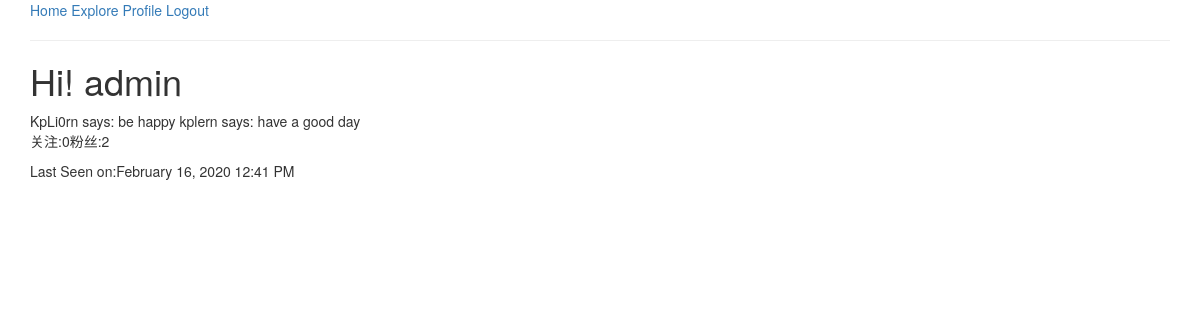
The page /user/admin (signed in) on the database as committed earlier.
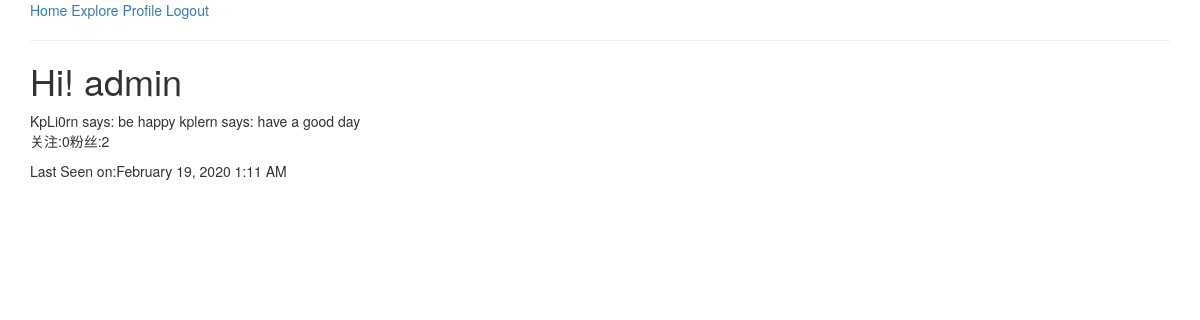
The same page on the database as committed later.
### app/models.py (models this page shows, shortened)
class User(UserMixin,db.Model):   # User 继承 db.Model 是所有类型的基类  UserMixin 这个是基类包含了四种校验属性
    id = db.Column(db.Integer,primary_key=True)
    username = db.Column(db.String(length=10),index=True,unique=True)
    password_hash = db.Column(db.String(length=128))
    email = db.Column(db.String(length=50),index=True,unique=True)
    posts = db.relationship("Post",backref="author",lazy="dynamic")    # backref 有点类似快捷方式 这里是一对多关系 因为一个人可以发多个post 我们在post里面建立一个联系到user
    about_me = db.Column(db.String(150))
    last_seen = db.Column(db.DateTime,default=datetime.utcnow)
    followed = db.relationship('User',secondary=followers,
                               primaryjoin=(followers.c.follower_id == id),
                               secondaryjoin=(followers.c.followed_id == id),
                               backref=db.backref('followers',lazy='dynamic'),lazy='dynamic')  # 返回的类型是一个列表 对followers表进行了一个关联  返回对数据是列表

### app/routes.py (the view)
@app.route('/user/<username>',methods=['GET','POST'])
@login_required
def user(username):
    user = User.query.filter_by(username=username).first_or_404()
    posts = [{
        "author": "KpLi0rn",
        "content": "be happy"
    },
        {
            "author": "kplern",
            "content": "have a good day"
        }]
    return render_template("profile.html",user=user,posts=posts)

### app/models.py (called while the page is built)
@login.user_loader
def load_user(id):
    return User.query.get(int(id))

### app/routes.py (called while the page is built)
@app.before_request
def before_request():   # 将时间 和 表单里面进行一个联系  利用 app.before_request 在试图函数之前进行一个运行
    if current_user.is_authenticated:
        current_user.last_seen = datetime.utcnow()
        db.session.commit()

### app/templates/profile.html (shortened to what this page needs)
{% extends "base.html" %}
{% import "bootstrap/wtf.html" as wtf %}
{% block app_content %}
    <h1>Hi! {{user.username}}</h1>
    {% for post in posts %}
    {{post.author}} says: {{post.content}}
    {% endfor %}
    <p>
        关注:{{user.followed.count()}}粉丝:{{user.followers.count()}}
    </p>
    <p>
        {% if user.last_seen %}
        <p>Last Seen on:{{ moment(user.last_seen).format('LLL')}}
        {% endif %}
    </p>
{% endblock %}

### app/templates/base.html (shortened to what this page needs)
{% extends 'bootstrap/base.html' %}
{% block content %}
    <div class="container">
         {% if current_user.is_anonymous %}
         <a href="{{url_for('register')}}">Register</a>
         <a href="{{url_for('login')}}">Login</a>
         {% else %}
         <a href="{{url_for('index')}}">Home</a>
         <a href="{{url_for('explore')}}">Explore</a>
         <a href="{{url_for('user',username=current_user.username)}}">Profile</a>
         <a href="{{url_for('logout')}}">Logout</a>
         {% endif %}
        <hr>
        {% block app_content %} {% endblock %}
    </div>
{% endblock %}

Rows that differ between the two databases and show on the page:
changed User "admin": last_seen "February 16, 2020 12:41 PM" → "February 19, 2020 1:11 AM"
